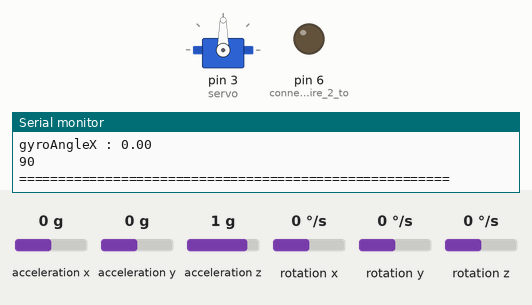
Recording of a sketch running on a simulated Arduino Uno, built with avr-gcc and run on an emulated ATmega328P. On the bench: servo, output pins drawn as LEDs (lit = HIGH), the last lines printed to the serial monitor. The test bench sets the inputs (shaded band); at power-on: acceleration y 0 g, acceleration x 0 g, acceleration z 1 g, rotation x 0 °/s, rotation y 0 °/s, rotation z 0 °/s.

Above: at 4.2 s.
4.3 s: acceleration y set to -1.4 g
At 5.0 s:
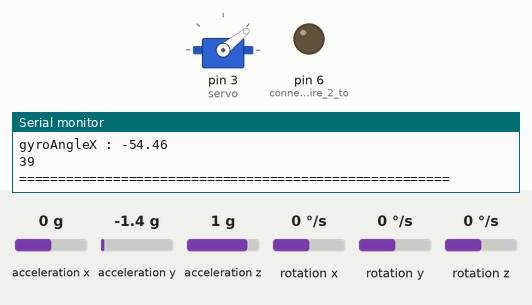
6.1 s: acceleration x set to -1.4 g
At 7.1 s:
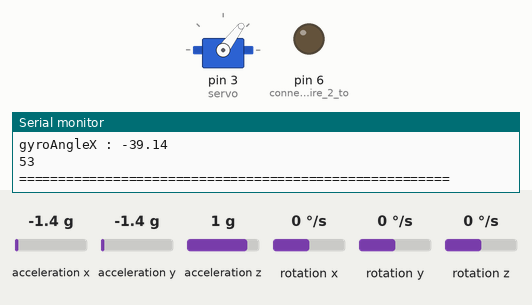
7.6 s: acceleration y set to -0.8 g
At 8.1 s:
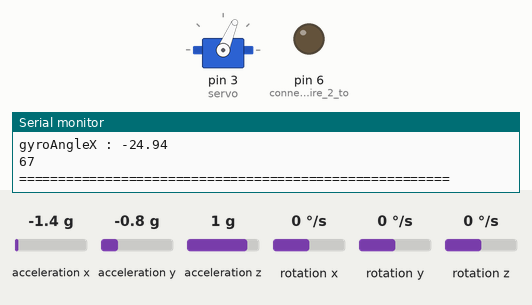
9.2 s: acceleration y set to 0.8 g
At 10.3 s:
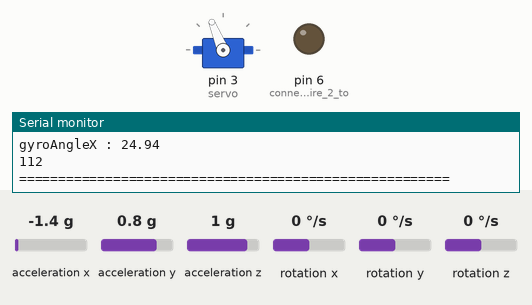
10.8 s: acceleration x set to 0 g
At 11.4 s:
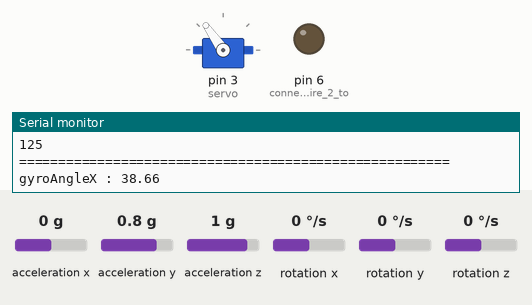
12.3 s: acceleration z set to 0 g
At 13.5 s:
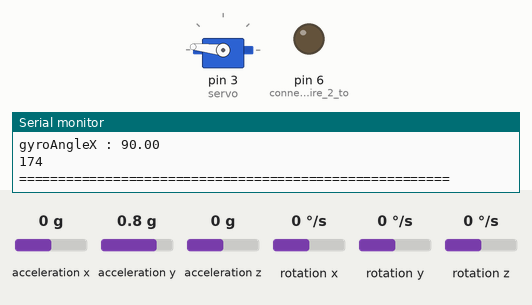
Timing chart, 0 to 14.9 s (numbered marks = the images above; inputs shaded):
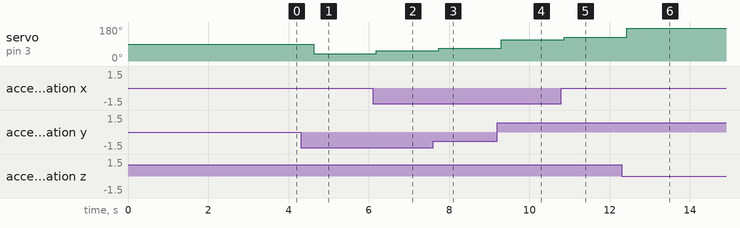

The sketch:

command_to_servo.ino
```cpp
#include <Wire.h>
#include <MPU6050_tockn.h>
#include <Servo.h>
Servo servo;
int servoang, initang;
MPU6050 mpu6050(Wire);
long timer = 0;

void setup()
{
  Serial.begin(9600);
  pinMode(6, OUTPUT); //connect servo wire 2 to ~6
  servo.attach(3);//connect servo sig to ~3
  Wire.begin();
  mpu6050.begin();
  mpu6050.calcGyroOffsets(true);

  mpu6050.update();
  initang = mpu6050.getGyroAngleX();
  Serial.println(initang);
  Serial.println("=======================================================\n");
}

void loop()
{
  mpu6050.update();
  if (millis() - timer > 500)
  {
    Serial.print("gyroAngleX : "); Serial.println(mpu6050.getGyroAngleX());
    servoang = map(mpu6050.getGyroAngleX(), initang - 95, initang + 95, 1, 179);
    if (servoang < 1)
      servoang = 1;
    if (servoang > 179)
      servoang = 179;
    servo.write(servoang);
    Serial.println(servoang);
    Serial.println("=======================================================\n");
    timer = millis();
  }
}
```

Measured:
- after the input at 4.3 s, servo on pin 3 (servo): 90° → 39° after 0.32 s
- after the input at 6.1 s, servo on pin 3 (servo): 39° → 53° after 0.08 s
- after the input at 7.6 s, servo on pin 3 (servo): 53° → 67° after 0.14 s
- after the input at 9.2 s, servo on pin 3 (servo): 67° → 112° after 0.10 s
- after the input at 10.8 s, servo on pin 3 (servo): 112° → 125° after 0.07 s
- after the input at 12.3 s, servo on pin 3 (servo): 125° → 174° after 0.13 s
